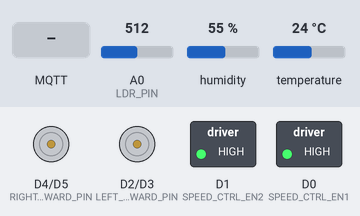
Recording of a sketch running on a simulated ESP8266 (NodeMCU). Parts: motor-driver pin pairs drawn as motors (green arrow = first pin HIGH = forward, orange = second pin HIGH = backward, longer = more drive), switched loads named in the sketch (green lamp = pin HIGH). The test bench sets the inputs (shaded band); at power-on: A0 (LDR_PIN) = 512, humidity 55 %, temperature 24 °C. WiFi joins after 1.5 s; servers stay silent unless stated; no MQTT or app messages arrive unless stated; what the sketch prints to the serial monitor is not drawn.

Above: at 2.7 s.
2.8 s: MQTT message "w" arrives on the first subscribed topic
At 4.9 s:
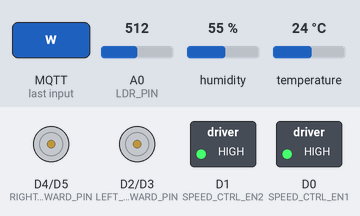
6.1 s: MQTT message "s" arrives on the first subscribed topic
At 6.9 s:
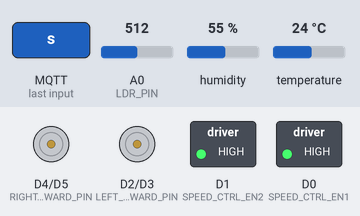
7.6 s: MQTT message "d" arrives on the first subscribed topic
At 8.0 s:
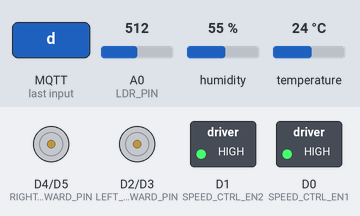
9.1 s: MQTT message "a" arrives on the first subscribed topic
At 10.3 s:
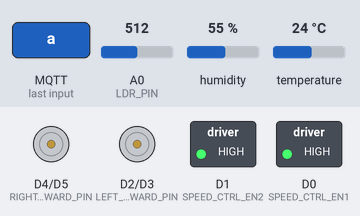
Timing chart, 0 to 11.6 s (numbered marks = the images above; inputs shaded):
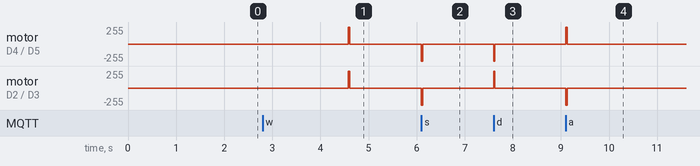

Measured:
- after the input at 2.8 s, motor on D4 (RIGHT_WHEELS_FORWARD_PIN) / D5 (RIGHT_WHEELS_BACKWARD_PIN), motor on D2 (LEFT_WHEELS_FORWARD_PIN) / D3 (LEFT_WHEELS_BACKWARD_PIN): stopped → forward 255/255 after 1.8 s, → stopped 0.03 s later
- after the input at 6.1 s, motor on D4 (RIGHT_WHEELS_FORWARD_PIN) / D5 (RIGHT_WHEELS_BACKWARD_PIN), motor on D2 (LEFT_WHEELS_FORWARD_PIN) / D3 (LEFT_WHEELS_BACKWARD_PIN): stopped → backward 255/255 at once, → stopped 0.03 s later
- after the input at 7.6 s, motor on D4 (RIGHT_WHEELS_FORWARD_PIN) / D5 (RIGHT_WHEELS_BACKWARD_PIN): stopped → backward 255/255 at once, → stopped 0.03 s later; motor on D2 (LEFT_WHEELS_FORWARD_PIN) / D3 (LEFT_WHEELS_BACKWARD_PIN): stopped → forward 255/255 at once, → stopped 0.03 s later
- after the input at 9.1 s, motor on D4 (RIGHT_WHEELS_FORWARD_PIN) / D5 (RIGHT_WHEELS_BACKWARD_PIN): stopped → forward 255/255 at once, → stopped 0.03 s later; motor on D2 (LEFT_WHEELS_FORWARD_PIN) / D3 (LEFT_WHEELS_BACKWARD_PIN): stopped → backward 255/255 at once, → stopped 0.03 s later

The sketch:

MQTT_Remote_Sensing_Car.ino
```cpp
// Base ESP8266
#include <ESP8266WiFi.h>
// MQTT lib
#include <PubSubClient.h>
// dht sensor compatible with Nodemcu
#include "DHTStable.h"

// defined constants

// Debug flags
#define VERBOSE 1
// SSID and its password
#define SSID ""
#define SSID_PASSWORD ""
// MQTT Server and its related constants
#define MQTT_SERVER ""
#define MQTT_PORT 0000
#define MQTT_NAME "ESP8266_Sensor"
#define MQTT_USER ""
#define MQTT_PASS ""
// DHT constants
#define DHT11_PIN D6
#define DHT_TYPE DHT11
#define DHT_INTERVAL 5000 // milliseconds
long unsigned dht_timer;
// LDR constants
#define LDR_PIN A0
#define LDR_RES 330
#define LDR_INTERVAL 1000 // milliseconds
long unsigned ldr_timer;
#define LUX_SKIP 0
int lux_skip_count = 3;
// LUX Threshold
#define LUX_THRESH 10

// MQTT TOPICS
#define TEMP_SENSOR "Sensors/Temp"
#define HUMIDITY_SENSOR "Sensors/Humidity"
#define LUMINOSITY_SENSOR "Sensors/Light"
// Car movement Topic
#define CAR_MOVEMENT_CONTROL "Car/Movement"

// L298 HBridge Ports
#define LEFT_WHEELS_FORWARD_PIN D2
#define LEFT_WHEELS_BACKWARD_PIN D3

#define RIGHT_WHEELS_FORWARD_PIN D4
#define RIGHT_WHEELS_BACKWARD_PIN D5

#define SPEED_CTRL_EN1 D0
#define SPEED_CTRL_EN2 D1

// char buffer for publishing data
char charBuff[128];

// Class initialization
WiFiClient WIFI_CLIENT;
PubSubClient MQTT_CLIENT;
DHTStable DHT;

// previous readings
float prev_temp, prev_hum, prev_lux;

// function definition
void reconnect();
// movement related functions.
void forward();
void backward();
void left_turn();
void right_turn();
void turn_off();
void speed_control(int speed);
void callback(char *topic, byte *payload, unsigned int length);

void setup()
{
  // intialize serial
  Serial.begin(115200);

  // timers initialization
  dht_timer = millis() + DHT_INTERVAL;
  ldr_timer = millis() + LDR_INTERVAL;
  // LDR pin mode
  pinMode(LDR_PIN, INPUT);
  // read temp and humidity
  DHT.read11(DHT11_PIN);

  // L298 HBridge pin definitions
  pinMode(LEFT_WHEELS_FORWARD_PIN, OUTPUT);
  digitalWrite(LEFT_WHEELS_FORWARD_PIN, LOW);

  pinMode(LEFT_WHEELS_BACKWARD_PIN, OUTPUT);
  digitalWrite(LEFT_WHEELS_BACKWARD_PIN, LOW);

  pinMode(RIGHT_WHEELS_BACKWARD_PIN, OUTPUT);
  digitalWrite(RIGHT_WHEELS_BACKWARD_PIN, LOW);

  pinMode(RIGHT_WHEELS_FORWARD_PIN, OUTPUT);
  digitalWrite(RIGHT_WHEELS_FORWARD_PIN, LOW);

  pinMode(SPEED_CTRL_EN1, OUTPUT);
  analogWrite(SPEED_CTRL_EN1, 255);

  pinMode(SPEED_CTRL_EN2, OUTPUT);
  analogWrite(SPEED_CTRL_EN2, 255);

  // wifi connection
  WiFi.begin(SSID, SSID_PASSWORD);
  while (WiFi.status() != WL_CONNECTED)
  {
    delay(500);
    if (VERBOSE)
      Serial.print(".");
  }
  if (VERBOSE)
  {
    Serial.println("Connected to Wi-Fi");
    Serial.print("Using Ip Address: ");
    Serial.println(WiFi.localIP());
  }

  // predefined callback function for car movement control
  MQTT_CLIENT.setCallback(callback);
  // initialize dummy data of previous readings
  prev_temp = 0;
  prev_hum = 0;
  prev_lux = 0;
}

void loop()
{
  // put your main code here, to run repeatedly:
  if (!MQTT_CLIENT.connected())
    reconnect();
  // READ AND PUBLISH DHT11 DATA
  dht_publish();
  // READ AND PUBLISH LDR DATA
  lux_publish();
  // movement control loop
  MQTT_CLIENT.loop();
}
void lux_publish()
{
  if (millis() > ldr_timer)
  {
    float lux = analogRead(LDR_PIN);
    (String(lux)).toCharArray(charBuff, 128);
    if ((lux <= prev_lux - LUX_THRESH || lux >= prev_lux + LUX_THRESH))
    {
      if (VERBOSE)
      {
        Serial.print("LDR Reading: ");
        Serial.println(lux);
      }
      MQTT_CLIENT.publish(LUMINOSITY_SENSOR, charBuff);
      // lux_skip_count = 3;
    }
    // lux_skip_count--;
    ldr_timer = millis() + LDR_INTERVAL;
    prev_lux = lux;
  }
}
void dht_publish()
{
  if (millis() > dht_timer)
  {
    int chk = DHT.read11(DHT11_PIN);
    if (VERBOSE)
    {
      Serial.print("DHT11, \t");
      switch (chk)
      {
      case DHTLIB_OK:
        Serial.print("OK,\n");
        break;
      case DHTLIB_ERROR_CHECKSUM:
        Serial.print("Checksum error,\n");
        break;
      case DHTLIB_ERROR_TIMEOUT:
        Serial.print("Time out error,\n");
        break;
      default:
        Serial.print("Unknown error,\n");
        break;
      }
    }
    // DISPLAY DATA
    (String(DHT.getTemperature())).toCharArray(charBuff, 128);
    if (prev_temp != DHT.getTemperature())
      MQTT_CLIENT.publish(TEMP_SENSOR, charBuff);
    (String(DHT.getHumidity())).toCharArray(charBuff, 128);
    if (prev_hum != DHT.getHumidity())
      MQTT_CLIENT.publish(HUMIDITY_SENSOR, charBuff);
    if (VERBOSE)
    {
      if (prev_temp != DHT.getTemperature())
      {
        Serial.print("\nTemp: ");
        Serial.println(DHT.getTemperature(), 1);
      }
      // Serial.print(",\t");
      if (prev_hum != DHT.getHumidity())
      {
        Serial.print("\nHumidity: ");
        Serial.println(DHT.getHumidity(), 1);
      }
    }
    dht_timer = millis() + DHT_INTERVAL;
    prev_temp = DHT.getTemperature();
    prev_hum = DHT.getHumidity();
  }
}
// This function connects to the MQTT broker
void reconnect()
{
  // Set our MQTT broker address and port
  MQTT_CLIENT.setServer(MQTT_SERVER, MQTT_PORT);
  MQTT_CLIENT.setClient(WIFI_CLIENT);
  // Loop until we're reconnected
  while (!MQTT_CLIENT.connected())
  {
    // Attempt to connect
    Serial.println("Attempt to connect to MQTT broker");
    MQTT_CLIENT.connect(MQTT_NAME, MQTT_USER, MQTT_PASS);

    // Wait some time to space out connection requests
    delay(3000);
  }

  MQTT_CLIENT.subscribe(CAR_MOVEMENT_CONTROL);
  Serial.println("MQTT connected");
}
// car movement
void forward()
{
  // turning of backwards
  digitalWrite(LEFT_WHEELS_BACKWARD_PIN, LOW);
  digitalWrite(RIGHT_WHEELS_BACKWARD_PIN, LOW);
  // turning on forwards
  digitalWrite(LEFT_WHEELS_FORWARD_PIN, HIGH);
  digitalWrite(RIGHT_WHEELS_FORWARD_PIN, HIGH);
}

void backward()
{
  // turning of forwards
  digitalWrite(LEFT_WHEELS_FORWARD_PIN, LOW);
  digitalWrite(RIGHT_WHEELS_FORWARD_PIN, LOW);
  // turning on backwards
  digitalWrite(LEFT_WHEELS_BACKWARD_PIN, HIGH);
  digitalWrite(RIGHT_WHEELS_BACKWARD_PIN, HIGH);
}
void right_turn()
{
  /*
   * making the sides (right wheels and left wheels) rotate in opposite direction of each other
   * in this case -> right wheels goes backward and left wheels rotates forward
   */
  digitalWrite(LEFT_WHEELS_BACKWARD_PIN, LOW);
  digitalWrite(RIGHT_WHEELS_FORWARD_PIN, LOW);
  // turning on forwards
  digitalWrite(LEFT_WHEELS_FORWARD_PIN, HIGH);
  digitalWrite(RIGHT_WHEELS_BACKWARD_PIN, HIGH);
}

void left_turn()
{
  /*
   * making the sides (right wheels and left wheels) rotate in opposite direction of each other
   * in this case -> right wheels goes forawrd and left wheels rotates bakwards
   */
  digitalWrite(LEFT_WHEELS_FORWARD_PIN, LOW);
  digitalWrite(RIGHT_WHEELS_BACKWARD_PIN, LOW);

  digitalWrite(LEFT_WHEELS_BACKWARD_PIN, HIGH);
  digitalWrite(RIGHT_WHEELS_FORWARD_PIN, HIGH);
}

void turn_off()
{
  digitalWrite(LEFT_WHEELS_FORWARD_PIN, LOW);
  digitalWrite(RIGHT_WHEELS_BACKWARD_PIN, LOW);
  digitalWrite(LEFT_WHEELS_BACKWARD_PIN, LOW);
  digitalWrite(RIGHT_WHEELS_FORWARD_PIN, LOW);
}
void speed_control(int speed)
{
  if (VERBOSE)
  {
    Serial.print("Current Mode: ");
    Serial.println(speed);
  }
  analogWrite(SPEED_CTRL_EN1, (speed));
  analogWrite(SPEED_CTRL_EN2, (speed));
}
void callback(char *topic, byte *payload, unsigned int length)
{
  payload[length] = '\0';
  String value = String((char *)payload);

  if (VERBOSE)
  {
    Serial.print("Topic: ");
    Serial.println(topic);
    Serial.print("Recieved String: ");
    Serial.println(value);
  }
  for (auto ch : value)
  {
    switch (ch)
    {
    case 'w':
    {
      if (VERBOSE)
        Serial.println("Moving Forward");
      forward();
      delay(25);
      continue;
    }
    case 's':
    {
      if (VERBOSE)
        Serial.println("Moving Down");
      backward();
      delay(25);
      continue;
    }
    case 'd':
    {
      if (VERBOSE)
        Serial.println("Moving Right");
      right_turn();
      delay(25);
      continue;
    }
    case 'a':
    {
      if (VERBOSE)
        Serial.println("Moving Left");
      left_turn();
      delay(25);
      continue;
    }
    case 'x':
    {
      switch (value[1])
      {
      case '1':
        speed_control(128);
        break;
      case '2':
        speed_control(192);
        break;
      case '3':
        speed_control(224);
        break;
      case '4':
        speed_control(255);
        break;
      default:
        break;
      }
      break;
    }
    default:
      break;
    }
    break;
  }
  turn_off();
}
```
